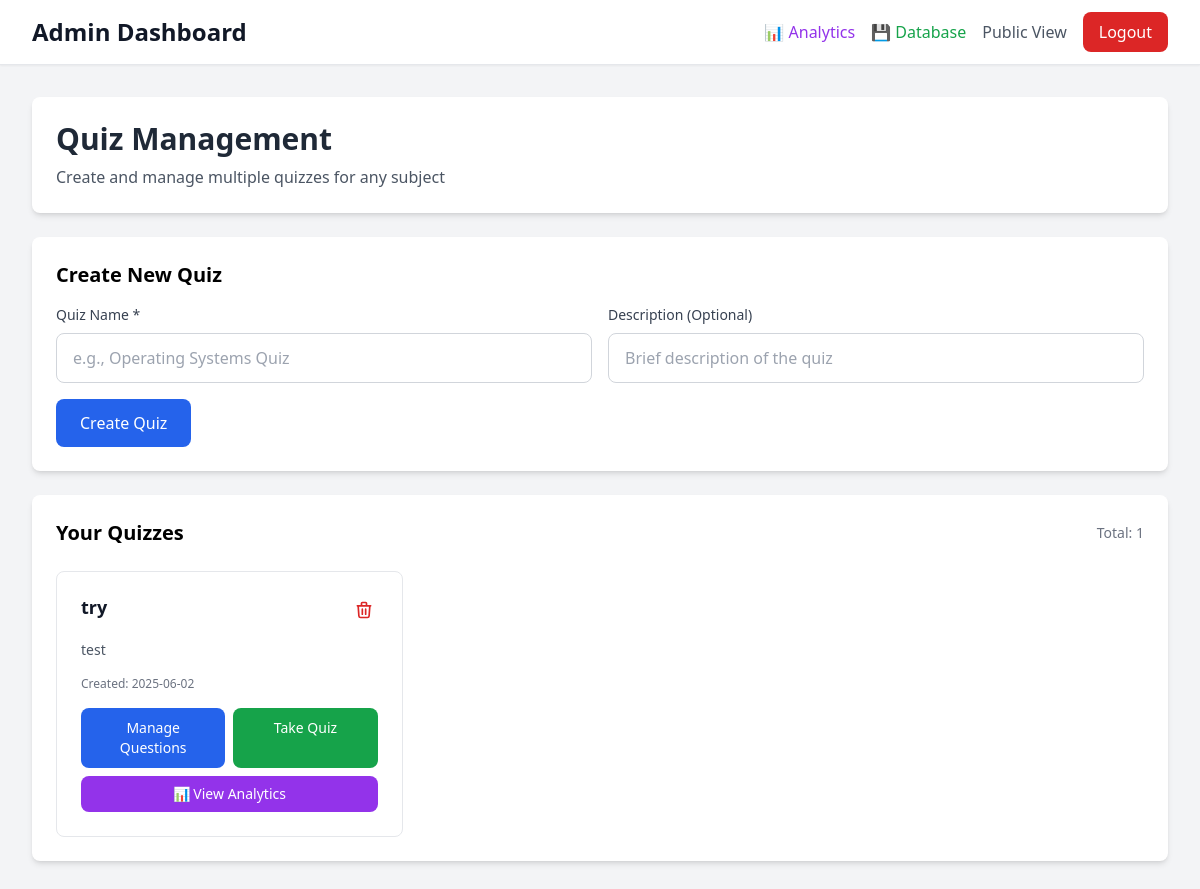
Page /admin (signed in) on the earlier database version.
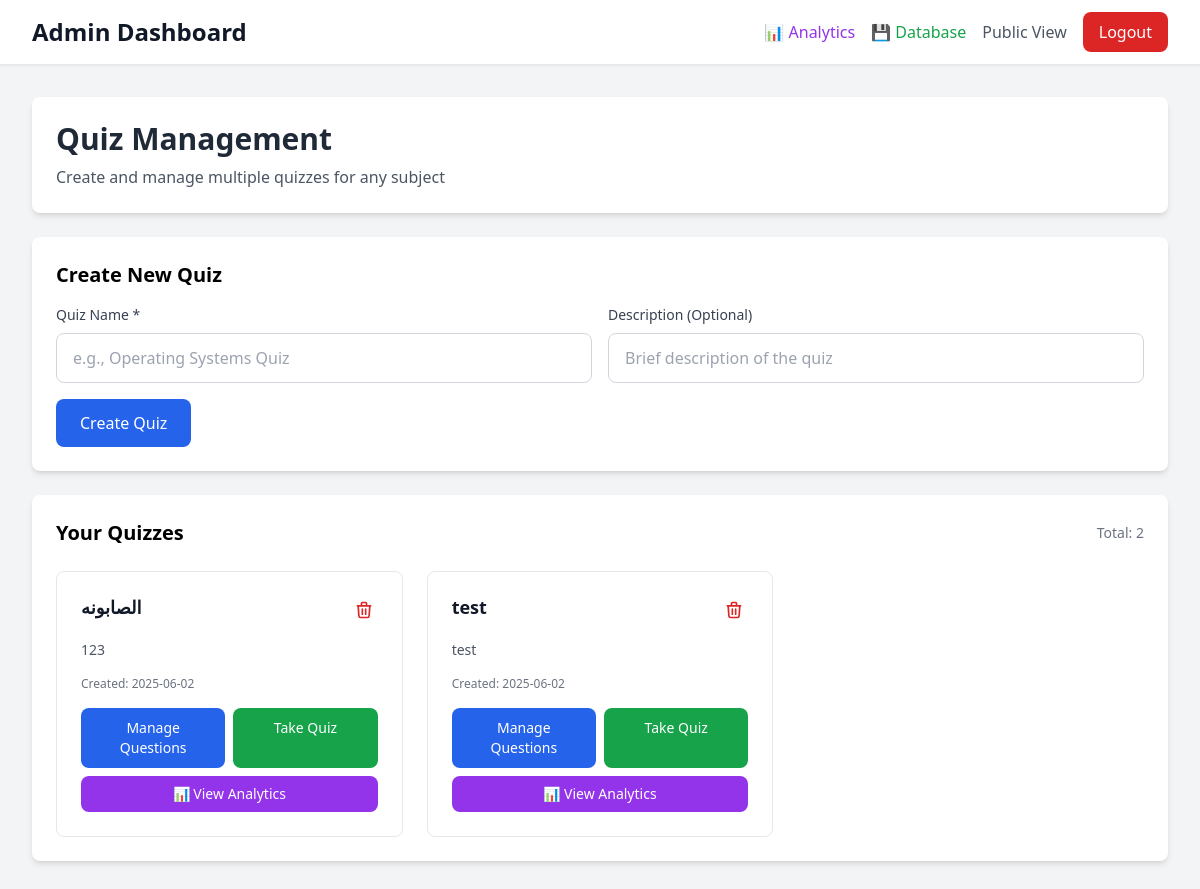
Same page on the later database version.
### tables this page shows
CREATE TABLE quizzes (
            id INTEGER PRIMARY KEY AUTOINCREMENT,
            name TEXT NOT NULL UNIQUE,
            description TEXT,
            show_answers_public BOOLEAN DEFAULT FALSE,
            created_at TIMESTAMP DEFAULT CURRENT_TIMESTAMP,
            updated_at TIMESTAMP DEFAULT CURRENT_TIMESTAMP
        );

### app.py (the view)
@app.route('/admin')
@login_required
def admin_dashboard():
    quizzes = get_all_quizzes()
    return render_template('dashboard.html', quizzes=quizzes)

### app.py (called while the page is built)
def get_db_connection():
    conn = sqlite3.connect(app.config['DATABASE'])
    conn.row_factory = sqlite3.Row
    return conn

def get_all_quizzes():
    conn = get_db_connection()
    quizzes = conn.execute('SELECT * FROM quizzes ORDER BY created_at DESC').fetchall()
    conn.close()
    return [dict(quiz) for quiz in quizzes]

def login_required(f):
    @wraps(f)
    def decorated_function(*args, **kwargs):
        if 'user_id' not in session:
            flash('Please log in to access admin features.', 'error')
            return redirect(url_for('login'))
        return f(*args, **kwargs)
    return decorated_function

### templates/dashboard.html (shortened to what the changed rows need)
<!DOCTYPE html>
<html lang="en">
<head>
    <script src="https://cdn.tailwindcss.com"></script>
</head>
<body class="bg-gray-100 min-h-screen">
    <nav class="bg-white shadow-sm border-b">
        <div class="max-w-7xl mx-auto px-4 sm:px-6 lg:px-8">
            <div class="flex justify-between items-center h-16">
                <div class="flex items-center">
                    <h1 class="text-xl sm:text-2xl font-bold text-gray-900">Admin Dashboard</h1>
                </div>
            </div>
        </div>
    </nav>
    <div class="max-w-7xl mx-auto px-4 sm:px-6 lg:px-8 py-6 sm:py-8">
        <div class="bg-white rounded-lg shadow-md p-4 sm:p-6 mb-6">
            <h2 class="text-2xl sm:text-3xl font-bold text-gray-800 mb-2">Quiz Management</h2>
        </div>
        <div class="bg-white rounded-lg shadow-md p-4 sm:p-6">
            <div class="flex flex-col sm:flex-row sm:justify-between sm:items-center mb-6">
                <h3 class="text-lg sm:text-xl font-semibold mb-2 sm:mb-0">Your Quizzes</h3>
                <span class="text-sm text-gray-500">Total: {{ quizzes|length }}</span>
            </div>
            {% if quizzes %}
            <div class="grid grid-cols-1 sm:grid-cols-2 lg:grid-cols-3 gap-4 sm:gap-6">
                {% for quiz in quizzes %}
                <div class="border border-gray-200 rounded-lg p-4 sm:p-6 hover:shadow-lg transition-all duration-300 hover:border-blue-300" data-quiz-id="{{ quiz.id }}">
                    <div class="flex justify-between items-start mb-4">
                        <h4 class="font-bold text-lg text-gray-900 leading-tight flex-1 mr-2">{{ quiz.name }}</h4>
                        <button onclick="deleteQuiz({{ quiz.id }})" class="text-red-600 hover:text-red-800 p-1 rounded-full hover:bg-red-50 transition-colors">
                            <svg class="w-5 h-5" fill="none" stroke="currentColor" viewBox="0 0 24 24">
                                <path stroke-linecap="round" stroke-linejoin="round" stroke-width="2" d="M19 7l-.867 12.142A2 2 0 0116.138 21H7.862a2 2 0 01-1.995-1.858L5 7m5 4v6m4-6v6m1-10V4a1 1 0 00-1-1h-4a1 1 0 00-1 1v3M4 7h16"></path>
                            </svg>
                        </button>
                    </div>
                    {% if quiz.description %}
                    <p class="text-gray-600 text-sm mb-4 line-clamp-2">{{ quiz.description }}</p>
                    {% endif %}
                    <div class="text-xs text-gray-500 mb-4">
                        Created: {{ quiz.created_at[:10] }}
                    </div>
                    <div class="flex flex-col gap-2">
                        <div class="flex gap-2">
                            <a href="/quiz/{{ quiz.id }}/admin" class="flex-1 bg-blue-600 text-white text-center py-2.5 px-3 rounded-lg hover:bg-blue-700 transition-colors text-sm font-medium">
                                Manage Questions
                            </a>
                            <a href="/quiz/{{ quiz.id }}/take" class="flex-1 bg-green-600 text-white text-center py-2.5 px-3 rounded-lg hover:bg-green-700 transition-colors text-sm font-medium">
                                Take Quiz
                            </a>
                        </div>
                        <a href="/quiz/{{ quiz.id }}/analytics" class="w-full bg-purple-600 text-white text-center py-2 px-3 rounded-lg hover:bg-purple-700 transition-colors text-sm font-medium">
                            📊 View Analytics
                        </a>
                    </div>
                </div>
                {% endfor %}
            </div>
            {% endif %}
        </div>
    </div>
</body>
</html>

Differences in the rows shown:
removed quizzes: name "try", description "test", created_at "2025-06-02"
added quizzes: name "الصابونه", description "123", created_at "2025-06-02"
added quizzes: name "test", description "test", created_at "2025-06-02"
Other differences:
{{ quizzes|length }}: "1" → "2"
